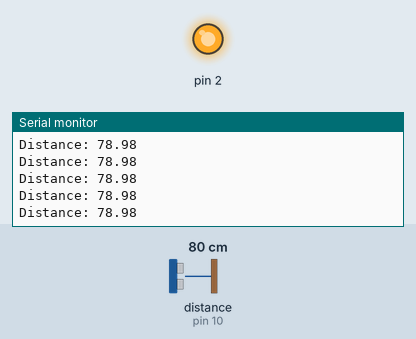
Simulated run of this sketch. Board: Arduino Uno, built with avr-gcc and run on an emulated ATmega328P. Parts: output pins drawn as LEDs (lit = HIGH), the last lines printed to the serial monitor. Wiring (inferred from the names in the program): ultrasonic range finder: trigger pin 9; echo pin 10. The inputs (shaded band) are chosen by the test bench; at power-on: distance to the obstacle (sensor on pin 10) 80 cm. The echo pulse lasts 58.3 µs per cm; pins used as bus, display or sensor lines are not drawn.

Above: at 1.2 s.
1.3 s: distance to the obstacle (sensor on pin 10) set to 2 cm
At 2.1 s:
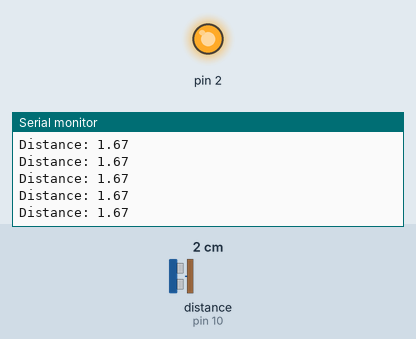
4.3 s: distance to the obstacle (sensor on pin 10) set to 120 cm
At 5.0 s:
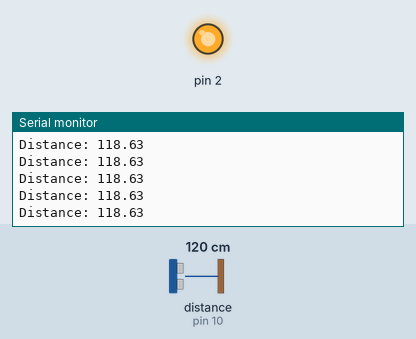
Timing chart, 0 to 7.3 s (numbered marks = the images above; inputs shaded):
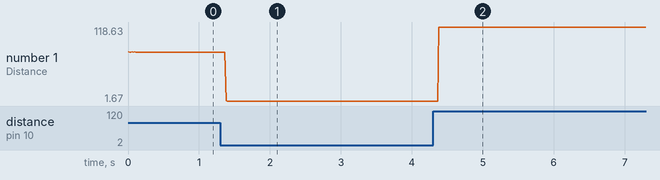

Measured:
- after the input at 1.3 s, the serial monitor: prints a new line after 0.08 s (image 1)
- after the input at 4.3 s, the serial monitor: prints a new line after 0.08 s (image 2)
- plotted number 1: 78.98 → 1.67 after the input at 1.3 s, 1.67 → 118.63 after the input at 4.3 s

The sketch:

ultrasonic_sensor.ino
```cpp
const int trigPin = 9;
const int echoPin = 10;

long duration;
float distance;

void setup() {
  pinMode(trigPin, OUTPUT);
  pinMode(echoPin, INPUT);
  //This has been done because Arduino Vcc had issues
  pinMode(2, OUTPUT);
  digitalWrite(2, HIGH);
  Serial.begin(9600);
}

void loop() {
  digitalWrite(trigPin, LOW);
  delayMicroseconds(10);
  digitalWrite(trigPin, HIGH);
  delayMicroseconds(10);
  digitalWrite(trigPin, LOW);

  duration = pulseIn(echoPin, HIGH);

  distance = duration*0.034/2;

  Serial.print("Distance: ");
  Serial.println(distance);
}
```
